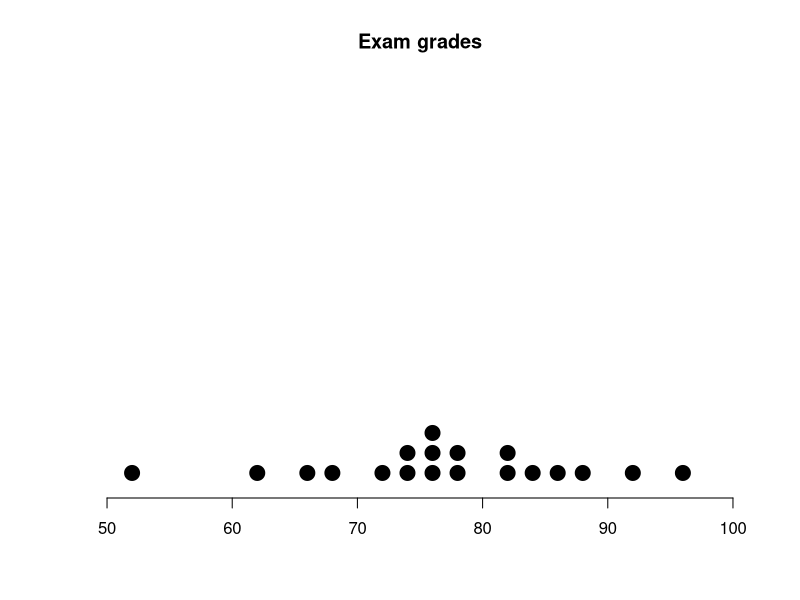
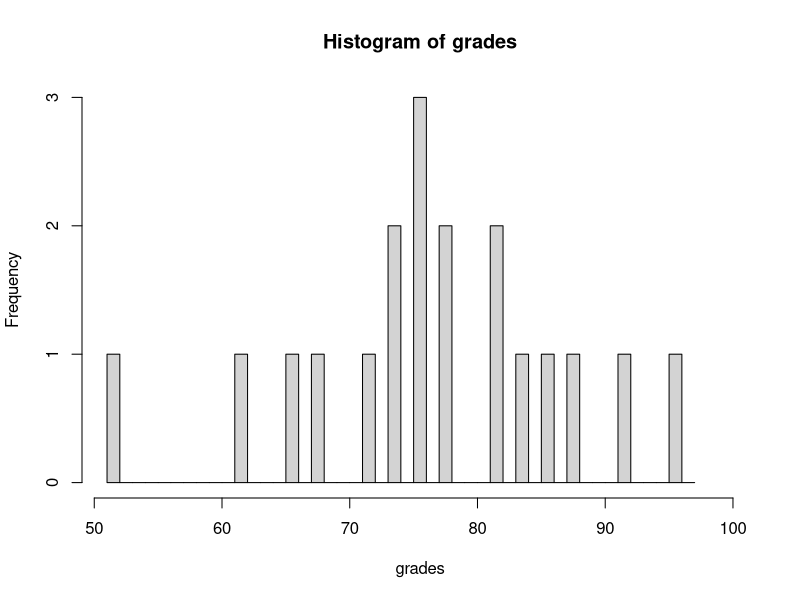

Source code (R) for these figures, in order:
## ---- chunk 1
knitr::opts_chunk$set(echo = TRUE, warning=FALSE)
suppressWarnings(suppressMessages(suppressPackageStartupMessages(library(ggplot2))))
## ---- chunk 2
grades <- c(76, 74, 82, 96, 66, 76, 78, 72, 52, 68,
            86, 84, 62, 76, 78, 92, 82, 74, 88)
## ---- chunk 3
stripchart(grades, method="stack",
           at=c(0.05),
           pch=20, cex=3,
           las-1,
           frame.plot=FALSE,
           xlim=c(50,100),
           main="Exam grades")
## ---- chunk 4
minG <- min(grades)-1
maxG <- max(grades)+1
breaks <- seq(minG, maxG, 1)
a <- hist(grades, breaks, xlim=c(minG, 100))
